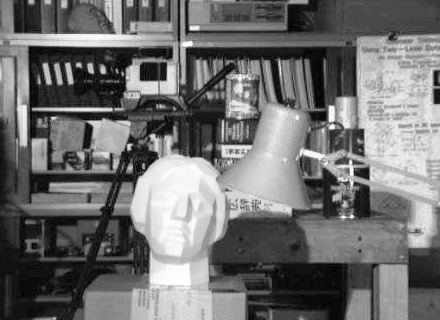
#> input picture image/test5.png, 440 x 320 px, found by its file name
$ python cv25.py
#> lines starting #> are read from the running program, lines starting #| are printed output that depends on the picture
# CLAHE -- 타일(8x8)별로 균일하게 콘트라베이스 적용하는 방법

import numpy as np
import cv2

def clahe():
    img = cv2.imread('openCV/startOpenCV/image/test5.png', cv2.IMREAD_GRAYSCALE)
#> img is the input picture: shape (320, 440); min 0, max 255, mean 111.7

    clahe = cv2.createCLAHE(clipLimit=2.0, tileGridSize=(8, 8))
    img2 = clahe.apply(img)
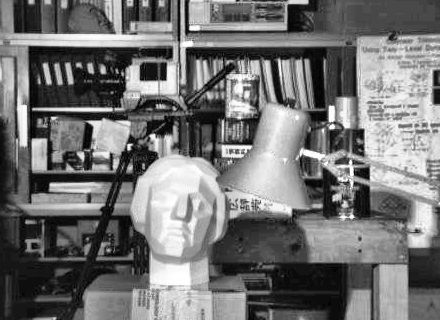
#> img2: shape (320, 440); min 0, max 255, mean 114.9

    res = np.hstack((img, img2))
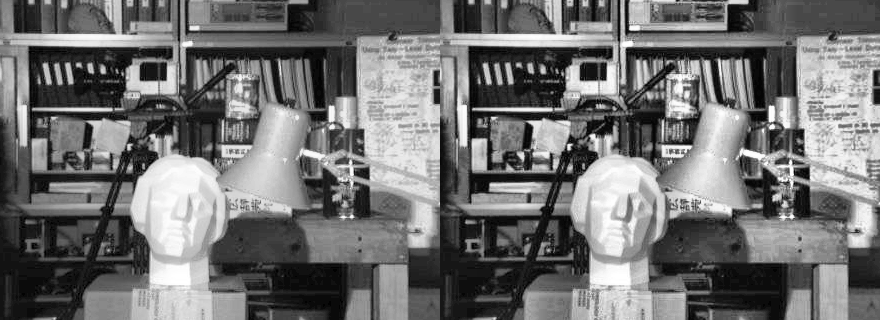
#> res: shape (320, 880); min 0, max 255, mean 113.3

    cv2.imshow('clahe', res)
    cv2.waitKey(0)
    cv2.imwrite('openCV/startOpenCV/image/clahe.jpg', res)
    cv2.destroyAllWindows()

clahe()

$ run again, with image/test2.PNG copied over image/test5.png
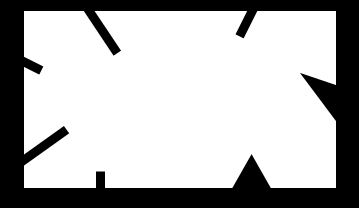
#> input picture image/test2.PNG, 359 x 208 px, found by its file name
#> in clahe, img is the input picture: shape (208, 359); min 0, max 255, mean 179
#> in clahe, `res = np.hstack((img, img2))`:
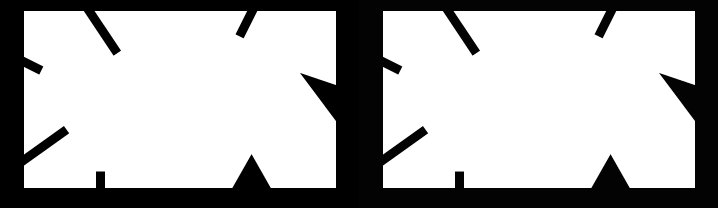
#> res: shape (208, 718); min 0, max 255, mean 179.5

$ run again, with image/test3.PNG copied over image/test5.png
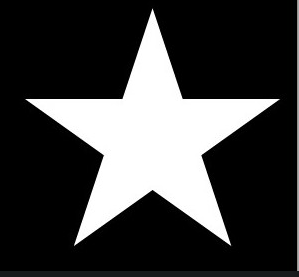
#> input picture image/test3.PNG, 299 x 277 px, found by its file name
#> in clahe, `res = np.hstack((img, img2))`:
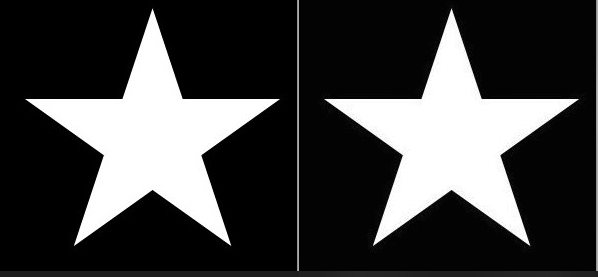
#> res: shape (277, 598); min 0, max 255, mean 63.9
